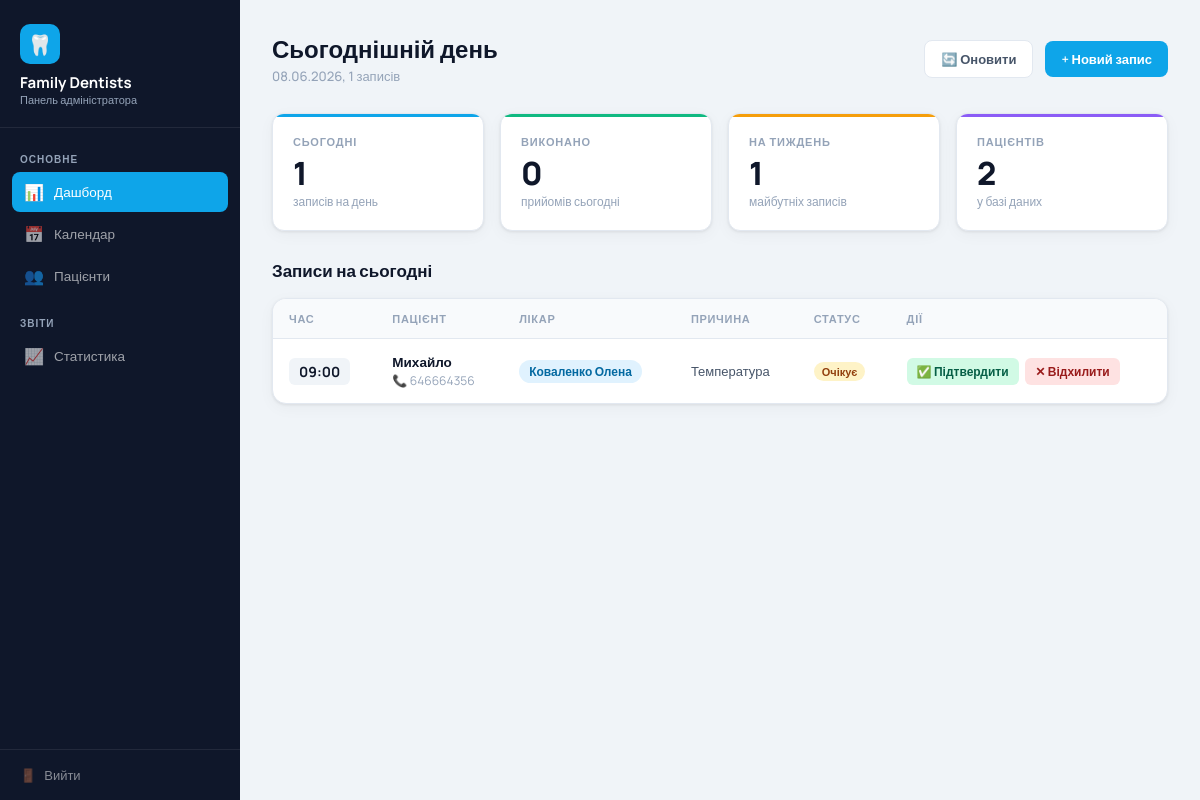
The page / (signed in) on the database its author committed.
### tables this page shows
CREATE TABLE appointments (
    id INTEGER PRIMARY KEY AUTOINCREMENT,
    patient_id INTEGER REFERENCES patients(id),
    doctor_id INTEGER REFERENCES doctors(id),
    date TEXT NOT NULL,          -- YYYY-MM-DD
    time TEXT NOT NULL,          -- HH:MM
    reason TEXT,
    status TEXT DEFAULT 'pending',  -- pending | confirmed | cancelled | done
    reminder_24h INTEGER DEFAULT 0, -- 0/1 чи надіслано нагадування
    reminder_2h INTEGER DEFAULT 0,
    created_at TEXT DEFAULT (datetime('now', 'localtime'))
);

CREATE TABLE patients (
    id INTEGER PRIMARY KEY AUTOINCREMENT,
    telegram_id TEXT UNIQUE,
    full_name TEXT NOT NULL,
    phone TEXT,
    birthdate TEXT,
    notes TEXT,
    created_at TEXT DEFAULT (datetime('now', 'localtime'))
);

CREATE TABLE doctors (
    id INTEGER PRIMARY KEY AUTOINCREMENT,
    name TEXT NOT NULL,
    specialty TEXT DEFAULT 'Стоматолог',
    telegram_id TEXT,
    active INTEGER DEFAULT 1
);

### web/app.py (the view)
@app.route("/")
@require_login
def dashboard():
    today = datetime.now().strftime("%Y-%m-%d")
    conn = get_db()
    today_appointments = conn.execute("""
        SELECT a.id, a.time, a.status, a.reason,
               p.full_name, p.phone, d.name as doctor_name
        FROM appointments a
        JOIN patients p ON a.patient_id = p.id
        JOIN doctors d ON a.doctor_id = d.id
        WHERE a.date = ? AND a.status != 'cancelled'
        ORDER BY a.time
    """, (today,)).fetchall()
    stats = {
        "today": conn.execute(
            "SELECT COUNT(*) FROM appointments WHERE date = ? AND status != 'cancelled'", (today,)
        ).fetchone()[0],
        "week": conn.execute(
            "SELECT COUNT(*) FROM appointments WHERE date >= ? AND date <= ? AND status != 'cancelled'",
            (today, (datetime.now() + timedelta(days=7)).strftime("%Y-%m-%d"))
        ).fetchone()[0],
        "patients": conn.execute("SELECT COUNT(*) FROM patients").fetchone()[0],
        "done_today": conn.execute(
            "SELECT COUNT(*) FROM appointments WHERE date = ? AND status = 'done'", (today,)
        ).fetchone()[0],
    }
    conn.close()
    return render_template("dashboard.html",
        appointments=today_appointments,
        stats=stats,
        today=datetime.now().strftime("%d.%m.%Y"),
        today_raw=today
    )

### web/app.py (called while the page is built)
def get_db():
    conn = sqlite3.connect(DB_PATH)
    conn.row_factory = sqlite3.Row
    return conn

def require_login(f):
    from functools import wraps
    @wraps(f)
    def decorated(*args, **kwargs):
        if not session.get("logged_in"):
            return redirect(url_for("login"))
        return f(*args, **kwargs)
    return decorated

### web/templates/dashboard.html (shortened to what this page needs)
<!DOCTYPE html>
<html lang="uk">
<head>
</head>
<body>
<aside class="sidebar">
  <div class="sidebar-logo">
    <div class="logo-icon">🦷</div>
    <div class="logo-name">Family Dentists</div>
    <div class="logo-sub">Панель адміністратора</div>
  </div>
  <nav class="sidebar-nav">
    <div class="nav-section">Основне</div>
    <a href="/" class="nav-link active">
      <span class="nav-icon">📊</span> Дашборд
    </a>
    <a href="/calendar" class="nav-link">
      <span class="nav-icon">📅</span> Календар
    </a>
    <a href="/patients" class="nav-link">
      <span class="nav-icon">👥</span> Пацієнти
    </a>
    <div class="nav-section" style="margin-top:12px">Звіти</div>
    <a href="#" class="nav-link">
      <span class="nav-icon">📈</span> Статистика
    </a>
  </nav>
  <div class="sidebar-footer">
    <a href="/logout" class="logout-btn">
      <span>🚪</span> Вийти
    </a>
  </div>
</aside>
<main class="main">
  <div class="topbar">
    <div>
      <div class="page-title">Сьогоднішній день</div>
      <div class="page-date">{{ today }}, {{ appointments|length }} записів</div>
    </div>
    <div class="header-right">
      <button class="btn btn-ghost" onclick="window.location.reload()">🔄 Оновити</button>
      <button class="btn btn-primary" onclick="window.location.href='/calendar'">+ Новий запис</button>
    </div>
  </div>
  <div class="stats-grid">
    <div class="stat-card" style="--card-color: #0ea5e9">
      <div class="stat-label">Сьогодні</div>
      <div class="stat-value">{{ stats.today }}</div>
      <div class="stat-sub">записів на день</div>
    </div>
    <div class="stat-card" style="--card-color: #10b981">
      <div class="stat-label">Виконано</div>
      <div class="stat-value">{{ stats.done_today }}</div>
      <div class="stat-sub">прийомів сьогодні</div>
    </div>
    <div class="stat-card" style="--card-color: #f59e0b">
      <div class="stat-label">На тиждень</div>
      <div class="stat-value">{{ stats.week }}</div>
      <div class="stat-sub">майбутніх записів</div>
    </div>
    <div class="stat-card" style="--card-color: #8b5cf6">
      <div class="stat-label">Пацієнтів</div>
      <div class="stat-value">{{ stats.patients }}</div>
      <div class="stat-sub">у базі даних</div>
    </div>
  </div>
  <div class="section-header">
    <div class="section-title">Записи на сьогодні</div>
  </div>
  <div class="appointments-table">
    {% if appointments %}
    <table>
      <thead>
        <tr>
          <th>Час</th>
          <th>Пацієнт</th>
          <th>Лікар</th>
          <th>Причина</th>
          <th>Статус</th>
          <th>Дії</th>
        </tr>
      </thead>
      <tbody>
        {% for a in appointments %}
        <tr id="row-{{ a.id }}">
          <td><span class="time-badge">{{ a.time }}</span></td>
          <td>
            <div class="patient-name">{{ a.full_name }}</div>
            {% if a.phone %}<div class="patient-phone">📞 {{ a.phone }}</div>{% endif %}
          </td>
          <td><span class="doctor-pill">{{ a.doctor_name.split()[0] }} {{ a.doctor_name.split()[1] if a.doctor_name.split()|length > 1 else '' }}</span></td>
          <td style="color: var(--text2); font-size:13px">{{ a.reason or '—' }}</td>
          <td>
            {% if a.status == 'pending' %}
              <span class="badge badge-orange">Очікує</span>
            {% elif a.status == 'confirmed' %}
              <span class="badge badge-blue">Підтверджено</span>
            {% elif a.status == 'done' %}
              <span class="badge badge-green">Завершено</span>
            {% endif %}
          </td>
          <td>
            {% if a.status == 'pending' %}
            <button class="action-btn action-confirm" onclick="updateStatus({{ a.id }}, 'confirmed')">✅ Підтвердити</button>
            <button class="action-btn action-cancel" onclick="updateStatus({{ a.id }}, 'cancelled')">✕ Відхилити</button>
            {% elif a.status == 'confirmed' %}
            <button class="action-btn action-done" onclick="updateStatus({{ a.id }}, 'done')">✔ Виконано</button>
            <button class="action-btn action-cancel" onclick="updateStatus({{ a.id }}, 'cancelled')">✕</button>
            {% endif %}
          </td>
        </tr>
        {% endfor %}
      </tbody>
    </table>
    {% else %}
    <div class="empty-state">
      <div class="empty-icon">📭</div>
      <div class="empty-text">На сьогодні записів немає</div>
    </div>
    {% endif %}
  </div>
</main>
</body>
</html>

### rows shown on the page
appointments: time "09:00", full_name "Михайло", phone "646664356", doctor_name "Коваленко", doctor_name.split|length "Олена", reason "Температура", status "Очікує"

### other values the page prints
{{ today }} "08.06.2026"
{{ appointments|length }} "1"
{{ stats.today }} "1"
{{ stats.done_today }} "0"
{{ stats.week }} "1"
{{ stats.patients }} "2"
